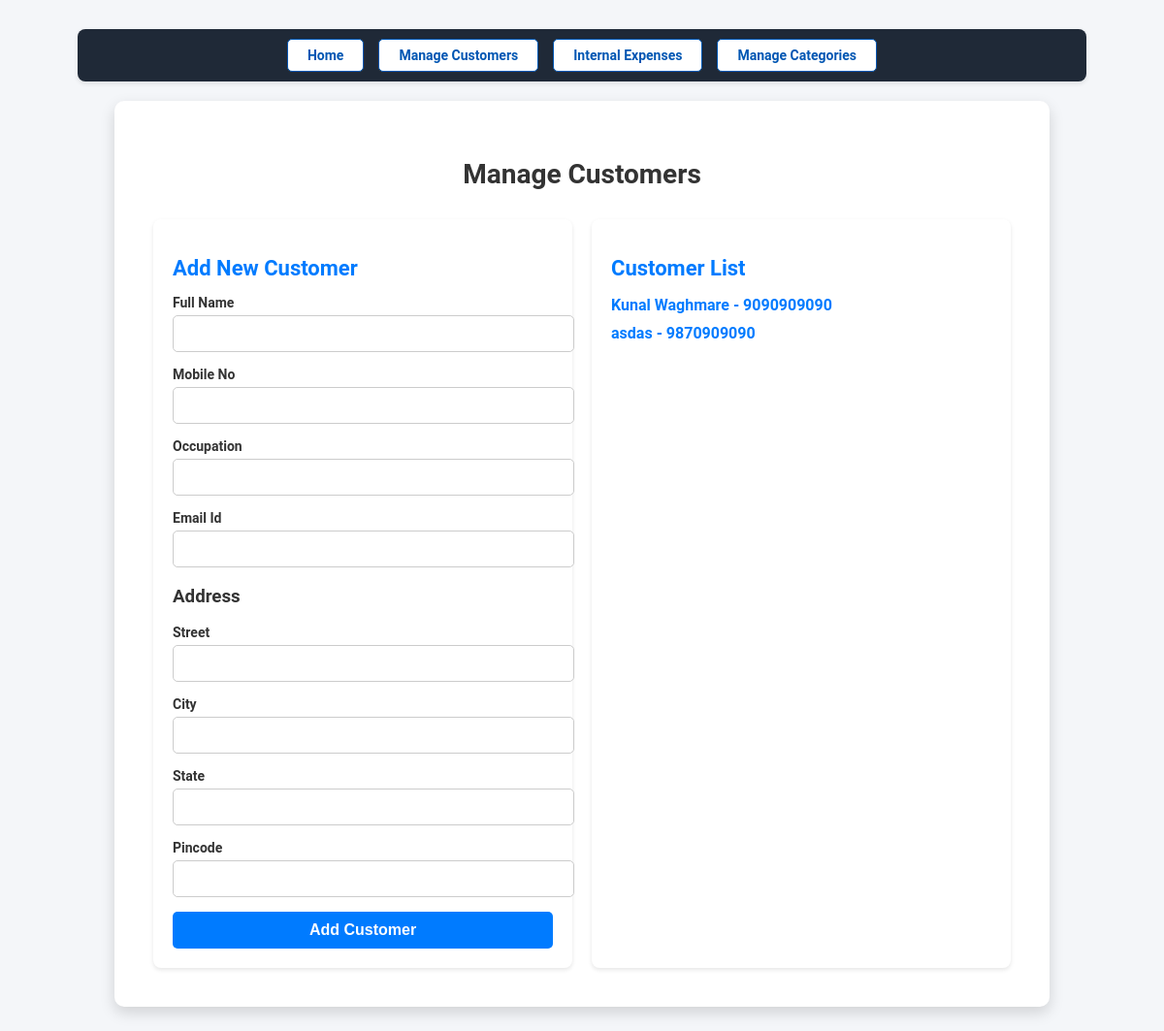
The page /customers on the database as committed earlier.
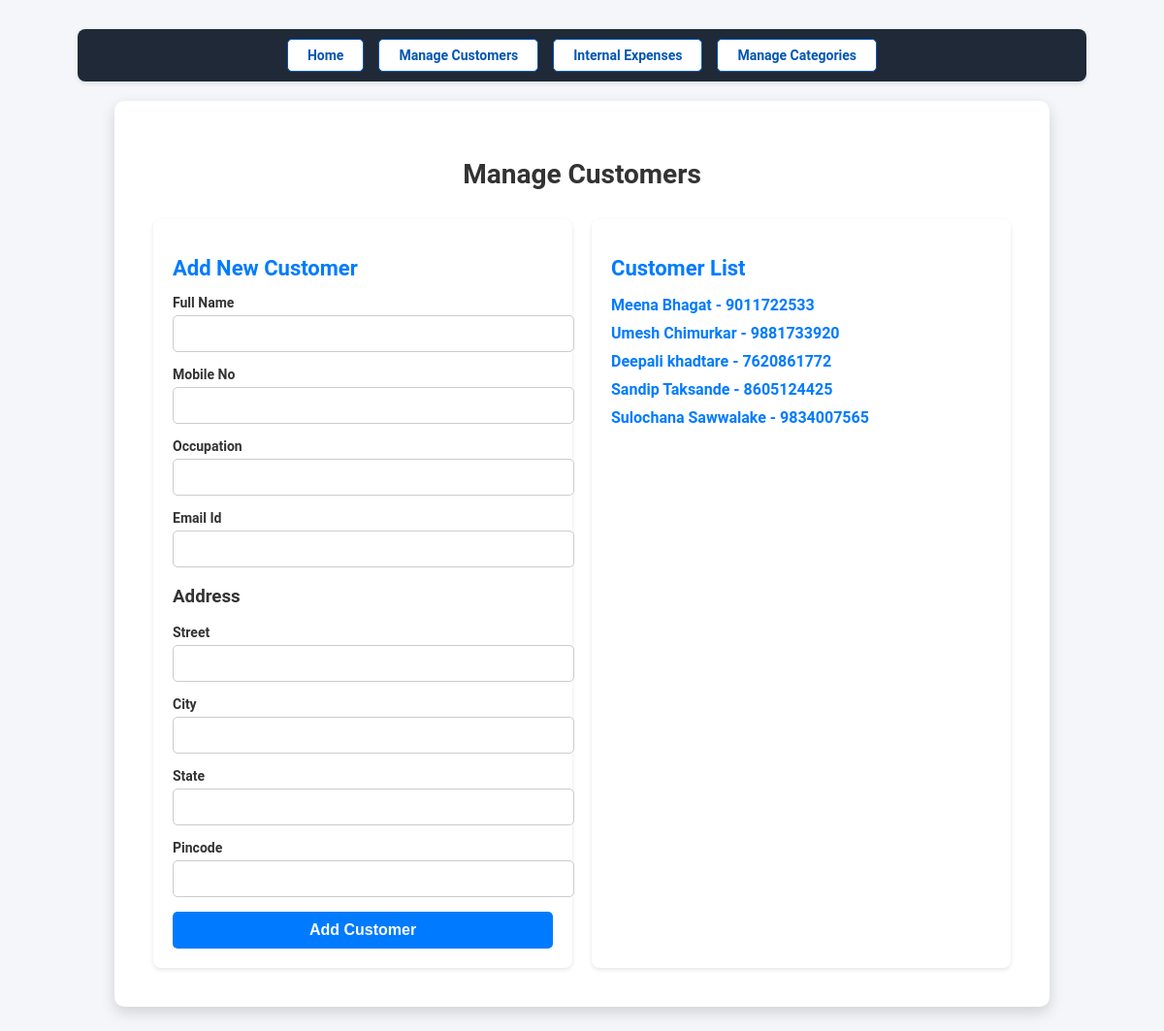
The same page on the database as committed later.
### models.py (models this page shows)
class Customer(db.Model):
  id = db.Column(db.Integer, primary_key=True)
  full_name = db.Column(db.String(100), nullable=False)
  mobile_no = db.Column(db.String(20), nullable=False)
  occupation = db.Column(db.String(50))
  email_id = db.Column(db.String(50))
  address = db.Column(db.Text)
  files = db.relationship('CustomerFile', back_populates='customer', cascade='all, delete-orphan')
  construction_size = db.Column(db.Float, nullable=True, default=0.0)
  rate_of_construction = db.Column(db.Float, nullable=True, default=0.0)
  wall_compound_size = db.Column(db.Float, nullable=True, default=0.0)
  rate_of_wall_compound = db.Column(db.Float, nullable=True, default=0.0)

### abconstruction.py (the view, shortened to what this page needs)
@app.route('/customers', methods=['GET', 'POST'])
def manage_customers():
  customers = Customer.query.all()
  if not customers:
      flash('No customers found!', 'warning')
  return render_template('customers.html', customers=customers)

### templates/customers.html (shortened to what this page needs)
<!DOCTYPE html>
<html lang="en">
<head>
  <link rel="stylesheet" href="{{ url_for('static', filename='styles.css') }}">
</head>
<body>
  <div class="navigation">
    <a href="{{ url_for('dashboard') }}">Home</a>
    <a href="{{ url_for('manage_customers') }}">Manage Customers</a>
    <a href="{{ url_for('manage_expenses') }}">Internal Expenses</a>
    <a href="{{ url_for('manage_categories') }}">Manage Categories</a>
  </div>
  <div class="container">
    <h1 class="page-title">Manage Customers</h1>
    <div class="row">
      <div class="form-box">
        <h2>Add New Customer</h2>
        <form method="POST">
          <div class="form-group">
            <label for="full_name">Full Name</label>
            <input type="text" id="full_name" name="full_name" title="Please enter customer name." required>
          </div>
          <div class="form-group">
            <label for="mobile_no">Mobile No</label>
            <input type="text" id="mobile_no" name="mobile_no" pattern="\d{10}" title="Please enter a 10-digit mobile number."  required>
          </div>
          <div class="form-group">
            <label for="occupation">Occupation</label>
            <input type="text" id="occupation" name="occupation">
          </div>
          <div class="form-group">
            <label for="email_id">Email Id</label>
            <input type="email" id="email_id" name="email_id">
          </div>
          <h3>Address</h3>
          <div class="form-group">
            <label for="street">Street</label>
            <input type="text" id="street" name="street" required>
          </div>
          <div class="form-group">
            <label for="city">City</label>
            <input type="text" id="city" name="city" required>
          </div>
          <div class="form-group">
            <label for="state">State</label>
            <input type="text" id="state" name="state" required>
          </div>
          <div class="form-group">
            <label for="pincode">Pincode</label>
            <input type="text" id="pincode" name="pincode" required>
          </div>
          <button type="submit">Add Customer</button>
        </form>
      </div>
      <div class="form-box">
        <h2>Customer List</h2>
        <ul class="customer-list">
          {% for customer in customers %}
            <li>
              <a href="{{ url_for('customer_work_details', id=customer.id) }}">
                {{ customer.full_name }} - {{ customer.mobile_no }}
              </a>
            </li>
          {% endfor %}
        </ul>
      </div>
    </div>
  </div>
</body>
</html>

Rows that differ between the two databases and show on the page:
removed Customer: full_name "asdas", mobile_no "9870909090"
changed Customer: full_name "Kunal Waghmare" → "Meena Bhagat"; mobile_no "9090909090" → "9011722533"
added Customer: full_name "Umesh Chimurkar", mobile_no "9881733920"
added Customer: full_name "Deepali khadtare", mobile_no "7620861772"
added Customer: full_name "Sandip Taksande", mobile_no "8605124425"
added Customer: full_name "Sulochana Sawwalake", mobile_no "9834007565"
